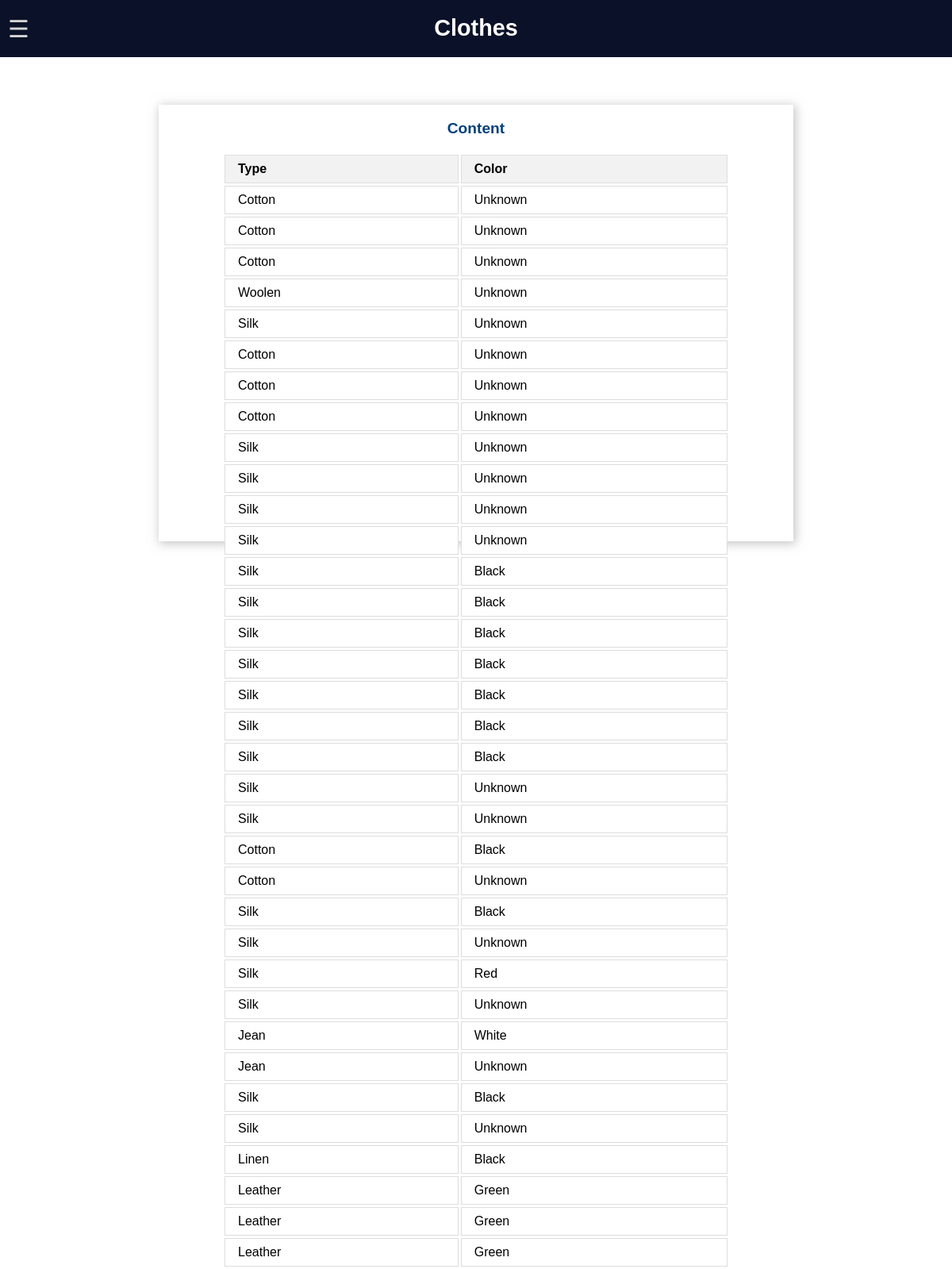
The app's page /content.html with its own data.
### tables this page shows
CREATE TABLE ClothType (
    id INTEGER PRIMARY KEY,
    name TEXT,
    recommended_temp_id INTEGER,
    FOREIGN KEY(recommended_temp_id) REFERENCES Temperature(id)
);

CREATE TABLE ClothesColor (
    id INTEGER PRIMARY KEY AUTOINCREMENT,
    color CHAR(15) NOT NULL
);

### laundry_app.py (the view)
@app.route('/content.html')
def display_clothes():
    with sqlite3.connect('washing_db_corrected.sqlite') as conn:
        cursor = conn.cursor()
        clothes = get_table_from_db("Clothes") # conn.execute('SELECT * FROM Clothes').fetchall()
        colors = dict(get_table_from_db("ClothesColor")) # dict(conn.execute('SELECT * FROM ClothesColor').fetchall())
        clothe_types = get_table_from_db("ClothType") #conn.execute('SELECT id, name FROM ClothType').fetchall()
        clothe_types = dict([(i[0], i[1]) for i in clothe_types])
        temp = dict(get_table_from_db("Temperature") ) # dict(conn.execute('SELECT * FROM Temperature').fetchall())
        list_to_display = []
        for cloth in clothes:
            temp_list = []
            temp_list.append(clothe_types[int(cloth[1])]) # cloth_type_id
            if cloth[-1] is not None:
                temp_list.append(colors[cloth[-1]]) # cloth_color_id
            else:
                temp_list.append("Unknown")
            list_to_display.append(temp_list)
    return render_template('/content.html', data=list_to_display)

### laundry_app.py (called while the page is built)
def get_table_from_db(table_names, colnames=None):
    desired_tables = []
    with sqlite3.connect('washing_db_corrected.sqlite') as conn:
        cursor = conn.cursor()
        if type(table_names) is not list:
            table_names = re.split(',|_|-|!', table_names.replace(" ",""))
        if type(colnames) is not None and type(colnames) is  list:
            colnames = re.split(',|_|-|!', colnames.replace(" ",""))
        for table_name in table_names:
            if colnames is None:
                query = 'SELECT * FROM ' + table_name
                desired_tables.append(conn.execute(query).fetchall())
            else:
                query = 'SELECT ' + ''.join(colnames) + ' FROM ' + table_name
                desired_tables.append(conn.execute(query).fetchall())
    if len(table_names) == 1:
        return reduce(add, desired_tables)
    else:
        return desired_tables

### templates/content.html (shortened to what this page needs)
<!DOCTYPE html>
<html>
  <head>
    <link rel="stylesheet" type="text/css" href="static/css/style.css" />
    <link
      rel="stylesheet"
      href="https://use.fontawesome.com/releases/v5.7.2/css/all.css"
    />
  </head>
  <body>
    <div class="topnav">
      <h1>Clothes</h1>
      <span style="font-size: 30px; cursor: pointer" onclick="openNav()"
        >&#9776;</span
      >
    </div>
    <div class="content">
      <div class="card-grid">
        <div class="card-list">
        <p class="card-title">Content</p>
        <div id="list" class = "list">
          <table>
            <thead>
              <tr>
                <th>Type</th>
                <th>Color</th>
              </tr>
            </thead>
            <tbody id="clothesData">
				{% for row in data %}
				<tr>
					<td>{{ row[0] }}</td><td> {{ row [1] }}</td>
				</tr>
				{% endfor %}
            </tbody>
          </table>
        </div>
        </div>
        </div>
      </div>
  </body>
</html>

### static/css/style.css (style rules this page uses)
html { font-family: Arial, Helvetica, sans-serif; display: inline-block; text-align: center; }
h1 { font-size: 1.8rem; color: white; }
p { font-size: 1.4rem; }
.topnav { overflow: hidden; background-color: #0a1128; position: relative; }
.topnav h1 { display: inline-block; }
.topnav span { position: absolute; left: 10px; top: 50%; transform: translateY(-50%); color: lightgray; }
body { margin: 0; }
.content { padding: 5%; }
.card-grid { display: flex; justify-content: flex-start; align-items: start; gap: 10px; max-width: 800px; margin: 0 auto; }
.card-list { flex-grow: 1; height: 550px; background-color: white; box-shadow: 2px 2px 12px 1px rgba(140, 140, 140, 0.5); }
.card-title { font-size: 1.2rem; font-weight: bold; color: #034078; }
.list { display: flex; justify-content: center; align-items: top; height: 100%; }
.list table { width: 80%; border-collapse: separate; border-spacing: 3px; }
.list th, .list td { border: 1px solid #ddd; padding: 8px 16px; text-align: left; background-color: #fff; }
.list th { background-color: #f2f2f2; }

### records on screen
ClothType: name "Cotton", row "Unknown", name "Cotton"
ClothType: name "Woolen", row "Unknown"
ClothType: name "Silk", row "Unknown", name "Silk" "Silk" "Silk" "Silk" "Silk" "Silk" "Silk" "Silk" "Silk" "Silk"
ClothesColor: color "Black" "Black" "Black" "Black" "Black" "Black" "Black" "Black" "Black" "Black" "Black"
ClothesColor: color "Red"
ClothType: name "Jean", name "Jean", row "Unknown"
ClothesColor: color "White"
ClothType: name "Linen"
ClothType: name "Leather" "Leather" "Leather"
ClothesColor: color "Green" "Green" "Green"
